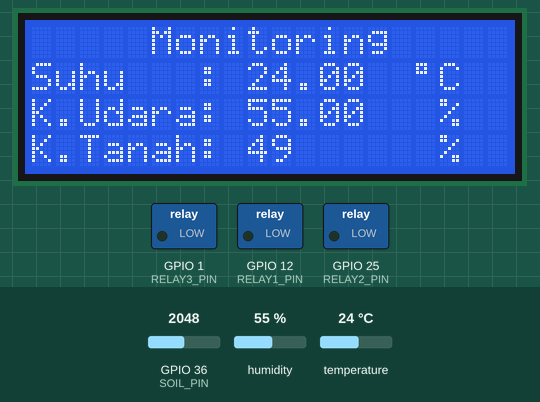
This sketch was run on a simulated ESP32. On the bench: 20×4 character LCD, switched loads named in the sketch (green lamp = pin HIGH). Inputs (shaded band) come from the test bench; at power-on: GPIO 36 (SOIL_PIN) = 2048, humidity 55 %, temperature 24 °C. WiFi joins after 1.5 s; servers stay silent unless stated; what the sketch prints to the serial monitor is not drawn.

Above: at 10.9 s.
11.0 s: GPIO 36 (SOIL_PIN) set to 2804
At 13.0 s:
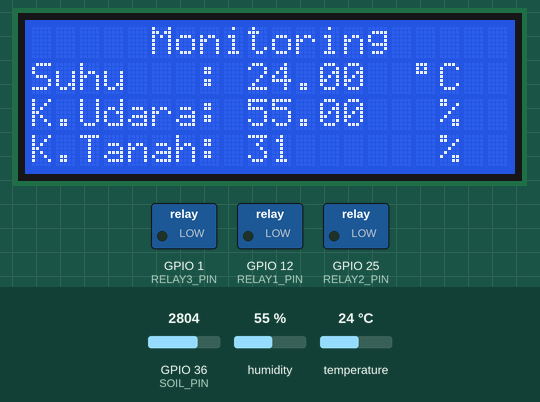
13.3 s: GPIO 36 (SOIL_PIN) set to 2921
At 15.1 s:
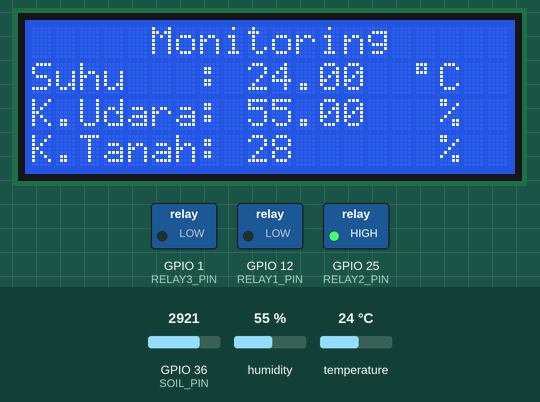
15.4 s: humidity set to 22 %
At 16.3 s:
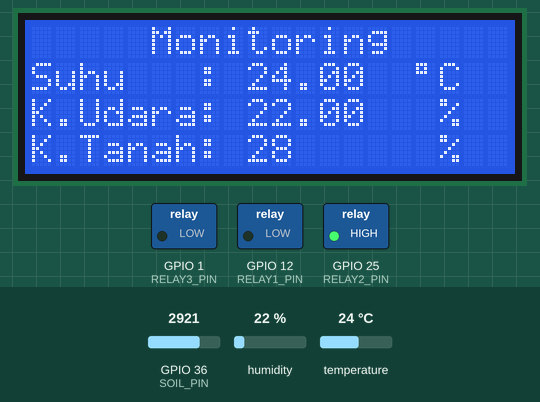
17.5 s: temperature set to 12 °C
At 18.5 s:
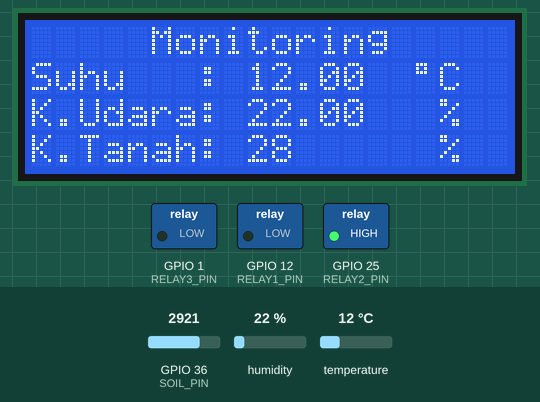
19.5 s: humidity set to 40 %
At 20.6 s:
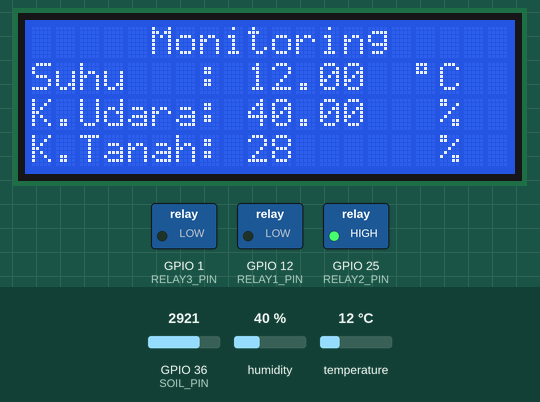
21.6 s: GPIO 36 (SOIL_PIN) set to 2866
At 22.8 s:
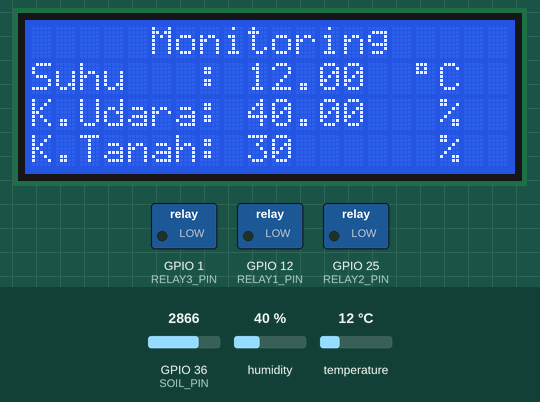
Timing chart, 0 to 24.6 s (numbered marks = the images above; inputs shaded):
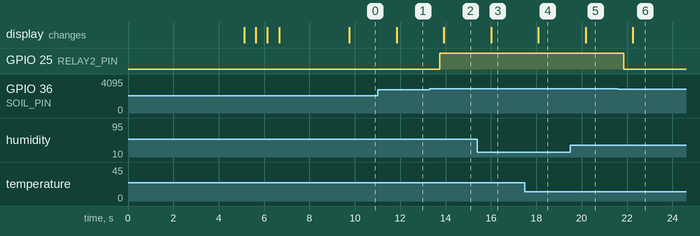

Measured:
- the behaviour switches between 2866 and 2867 on GPIO 36 (SOIL_PIN) (found by bisection; images 1 and 2)
- after the input at 11.0 s, the display: changes after 0.84 s (image 1)
- after the input at 13.3 s, GPIO 25 (RELAY2_PIN): LOW → HIGH after 0.43 s; the display: changes after 0.62 s (image 2)
- after the input at 15.4 s, the display: changes after 0.60 s (image 3)
- after the input at 17.5 s, the display: changes after 0.59 s (image 4)
- after the input at 19.5 s, the display: changes after 0.67 s (image 5)
- after the input at 21.6 s, GPIO 25 (RELAY2_PIN): HIGH → LOW after 0.27 s; the display: changes after 0.65 s (image 6)

The sketch:

Agrotekkemrelay.ino
```cpp
#include <WiFi.h>
#include <ThingSpeak.h>
#include <Adafruit_Sensor.h>
#include <DHT.h>
#include <LiquidCrystal_I2C.h>
#include <elapsedMillis.h>
#include <WebServer.h>

#define DHTPIN 4         // Pin sensor DHT
#define DHTTYPE DHT21    // Tipe sensor DHT21
#define SOIL_PIN 36      // Pin sensor soil moisture
#define RELAY1_PIN 12    // Pin relay 1
#define RELAY2_PIN 25    // Pin relay 2
#define RELAY3_PIN 1     // Pin relay 3

// WiFi credentials
const char* ssid = "UGMURO-IoT";
const char* password = "Esteh5000";

// ThingSpeak settings
const unsigned long channelID = 3018516;
const char* writeAPIKey = "ND1Z0ZMDEIPSVPSW";

// Interval timing
unsigned long thingSpeakInterval = 15000;
unsigned long sensorInterval = 500;
unsigned long displayInterval = 1000;
unsigned long webserverInterval = 2000;

// Sensor variables
float temperature = 0;
float humidity = 0;
int soilPercentage = 0;

// Objects initialization
DHT dht(DHTPIN, DHTTYPE);
LiquidCrystal_I2C lcd(0x27, 20, 4);
elapsedMillis thingSpeakMillis;
elapsedMillis sensorMillis;
elapsedMillis displayMillis;
WebServer server(80);
WiFiClient client;

void setup() {
  // Initialize serial communication
  Serial.begin(115200);

  // Initialize LCD
  lcd.begin(20, 4);
  lcd.backlight();
  showWelcomeMessage();

  // Initialize sensors
  pinMode(SOIL_PIN, INPUT);
  dht.begin();

  // Initialize relay pins
  pinMode(RELAY1_PIN, OUTPUT);
  pinMode(RELAY2_PIN, OUTPUT);
  pinMode(RELAY3_PIN, OUTPUT);

  // Set initial relay states (OFF)
  digitalWrite(RELAY1_PIN, LOW);
  digitalWrite(RELAY2_PIN, LOW);
  digitalWrite(RELAY3_PIN, LOW);

  // Connect to WiFi
  connectToWiFi();

  // Initialize ThingSpeak
  ThingSpeak.begin(client);

  // Initialize web server
  setupWebServer();

  // Prepare LCD for monitoring display
  setupLCD();
}

void loop() {
  // Handle sensor readings
  if (sensorMillis >= sensorInterval) {
    readSensors();
    controlRelays(); // Add relay control after reading sensors
    sensorMillis = 0;
  }

  // Handle LCD display updates
  if (displayMillis >= displayInterval) {
    updateLCD();
    displayMillis = 0;
  }

  // Handle ThingSpeak updates
  if (thingSpeakMillis >= thingSpeakInterval) {
    sendToThingSpeak();
    thingSpeakMillis = 0;
  }

  // Handle web server clients
  server.handleClient();
}

// WiFi connection function
void connectToWiFi() {
  lcd.clear();
  lcd.setCursor(0, 0);
  lcd.print("Connecting to WiFi");

  WiFi.begin(ssid, password);

  while (WiFi.status() != WL_CONNECTED) {
    delay(500);
    Serial.print(".");
    lcd.print(".");
  }

  Serial.println("\nConnected to WiFi");
  Serial.print("IP Address: ");
  Serial.println(WiFi.localIP());

  lcd.clear();
  lcd.setCursor(0, 0);
  lcd.print("WiFi Connected");
  lcd.setCursor(0, 1);
  lcd.print("IP:");
  lcd.print(WiFi.localIP());
  delay(3000);
}

// Web server setup function
void setupWebServer() {
  server.on("/", handleRoot);
  server.on("/data", handleData);
  server.begin();
  Serial.println("HTTP server started");
}

// LCD setup function
void setupLCD() {
  lcd.clear();
  lcd.setCursor(5, 0);
  lcd.print("Monitoring");
  lcd.setCursor(0, 1);
  lcd.print("Suhu   : ");
  lcd.setCursor(0, 2);
  lcd.print("K.Udara: ");
  lcd.setCursor(0, 3);
  lcd.print("K.Tanah: ");
}

// Welcome message function
void showWelcomeMessage() {
  lcd.setCursor(3, 0);
  lcd.print("Selamat Datang!");
  lcd.setCursor(0, 1);
  lcd.print("WS Agroteknologi IoT");
  lcd.setCursor(3, 3);
  lcd.print("-- UG MURO --");
  delay(5000);
}

// Sensor reading function
void readSensors() {
  temperature = dht.readTemperature();
  humidity = dht.readHumidity();

  int soilValue = analogRead(SOIL_PIN);
  soilPercentage = map(soilValue, 4095, 0, 0, 100);
  soilPercentage = constrain(soilPercentage, 0, 100);

  Serial.print("Temperature: ");
  Serial.print(temperature);
  Serial.print("°C\tHumidity: ");
  Serial.print(humidity);
  Serial.print("%\tSoil: ");
  Serial.print(soilPercentage);
  Serial.println("%");
}

// Relay control function
void controlRelays() {
  // Control Relay 1 based on temperature and humidity
  if (temperature > 24 && humidity > 70) {
    digitalWrite(RELAY1_PIN, HIGH); // Relay 1 menyala
    Serial.println("Relay 1 ON - High temp & humidity");
  } else {
    digitalWrite(RELAY1_PIN, LOW); // Relay 1 mati
    Serial.println("Relay 1 OFF");
  }

  // Control Relay 2 (pump) based on soil moisture
  if (soilPercentage < 30) {
    digitalWrite(RELAY2_PIN, HIGH); // Relay 2 (pompa) menyala
    Serial.println("Relay 2 (Pump) ON - Low soil moisture");
  } else {
    digitalWrite(RELAY2_PIN, LOW); // Relay 2 (pompa) mati
    Serial.println("Relay 2 (Pump) OFF");
  }
}

// LCD update function
void updateLCD() {
  lcd.setCursor(9, 1);
  lcd.print("       ");
  lcd.setCursor(9, 1);
  lcd.print(temperature);
  lcd.setCursor(16, 1);
  lcd.print(char(223));
  lcd.print("C");

  lcd.setCursor(9, 2);
  lcd.print("       ");
  lcd.setCursor(9, 2);
  lcd.print(humidity);
  lcd.setCursor(17, 2);
  lcd.print("%");

  lcd.setCursor(9, 3);
  lcd.print("       ");
  lcd.setCursor(9, 3);
  lcd.print(soilPercentage);
  lcd.setCursor(17, 3);
  lcd.print("%");
}

// ThingSpeak upload function
void sendToThingSpeak() {
  ThingSpeak.setField(1, temperature);
  ThingSpeak.setField(2, humidity);
  ThingSpeak.setField(3, soilPercentage);

  int statusCode = ThingSpeak.writeFields(channelID, writeAPIKey);

  if (statusCode == 200) {
    Serial.println("ThingSpeak update successful");
  } else {
    Serial.println("ThingSpeak update failed. HTTP error code: " + String(statusCode));
  }
}

// Web server root handler
void handleRoot() {
  String relay1Status = digitalRead(RELAY1_PIN) ? "ON" : "OFF";
  String relay2Status = digitalRead(RELAY2_PIN) ? "ON" : "OFF";

  String html = "<!DOCTYPE html><html><head>";
  html += "<title>Monitoring Agroteknologi</title>";
  html += "<meta http-equiv=\"refresh\" content=\"2\">";
  html += "<style>";
  html += "body {font-family: Arial, sans-serif; margin: 20px; background-color: #f5f5f5;}";
  html += ".container {background-color: white; padding: 20px; border-radius: 10px; box-shadow: 0 0 10px rgba(0,0,0,0.1);}";
  html += ".data-row {display: flex; justify-content: space-between; margin-bottom: 10px;}";
  html += ".data-label {font-weight: bold; color: #2e7d32;}";
  html += ".relay-status {color: #1976d2; font-weight: bold;}";
  html += "</style></head><body>";
  html += "<div class=\"container\">";
  html += "<h1>Monitoring Agroteknologi IoT</h1>";
  html += "<div class=\"data-row\"><span class=\"data-label\">Suhu:</span><span>" + String(temperature) + " °C</span></div>";
  html += "<div class=\"data-row\"><span class=\"data-label\">Kelembaban Udara:</span><span>" + String(humidity) + " %</span></div>";
  html += "<div class=\"data-row\"><span class=\"data-label\">Kelembaban Tanah:</span><span>" + String(soilPercentage) + " %</span></div>";
  html += "<hr>";
  html += "<h2>Status Relay</h2>";
  html += "<div class=\"data-row\"><span class=\"data-label\">Relay 1:</span><span class=\"relay-status\">" + relay1Status + "</span></div>";
  html += "<div class=\"data-row\"><span class=\"data-label\">Relay 2 (Pump):</span><span class=\"relay-status\">" + relay2Status + "</span></div>";
  html += "<p><small>IP: " + WiFi.localIP().toString() + "</small></p>";
  html += "</div></body></html>";

  server.send(200, "text/html", html);
}

// Web server data API handler
void handleData() {
  String json = "{";
  json += "\"temperature\":" + String(temperature) + ",";
  json += "\"humidity\":" + String(humidity) + ",";
  json += "\"soil_moisture\":" + String(soilPercentage) + ",";
  json += "\"relay1_status\":" + String(digitalRead(RELAY1_PIN)) + ",";
  json += "\"relay2_status\":" + String(digitalRead(RELAY2_PIN));
  json += "}";

  server.send(200, "application/json", json);
}
```
